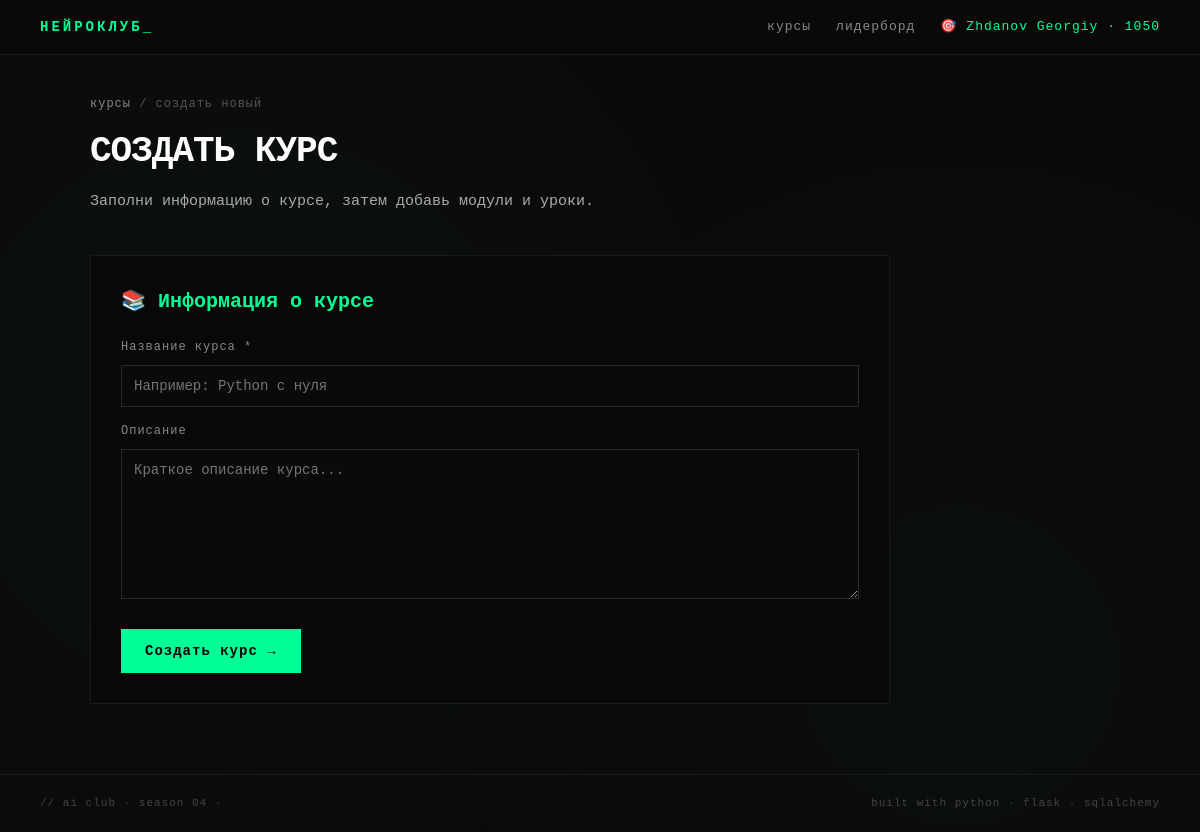
The page /create-course (signed in) on the database its author committed.
### models.py (models this page shows, shortened)
class User(Base):
    __tablename__ = "users"
    id = Column(Integer, primary_key=True)
    username = Column(String(50), unique=True, nullable=False, index=True)
    password_hash = Column(String(255), nullable=False)
    avatar = Column(String(50), default="🤖")
    elo_rating = Column(Float, default=1000.0)
    created_at = Column(DateTime, default=datetime.utcnow)
    courses = relationship("Course", back_populates="author")

### app.py (the view)
@app.route("/create-course")
@login_required
def create_course_page():
    return render_template("create_course.html", user=current_user())

### app.py (called while the page is built)
def login_required(f):
    @wraps(f)
    def wrapper(*args, **kwargs):
        if "user_id" not in session:
            return redirect(url_for("index"))
        return f(*args, **kwargs)
    return wrapper

def current_user():
    if "user_id" not in session:
        return None
    db = SessionLocal()
    u = db.query(User).filter(User.id == session["user_id"]).first()
    db.close()
    return u

### templates/create_course.html (shortened to what this page needs)
{% extends "base.html" %}
{% block content %}
<div class="page-header">
    <div class="crumb"><a href="/courses">курсы</a> / создать новый</div>
    <h1>СОЗДАТЬ КУРС</h1>
    <p class="desc">Заполни информацию о курсе, затем добавь модули и уроки.</p>
</div>
<div class="create-form">
    <div class="form-section">
        <h2>📚 Информация о курсе</h2>
        <form id="courseForm">
            <label>Название курса *</label>
            <input type="text" id="courseTitle" placeholder="Например: Python с нуля" required>
            <label>Описание</label>
            <textarea id="courseDesc" placeholder="Краткое описание курса..." rows="3"></textarea>
            <button type="submit" class="btn-primary">Создать курс →</button>
        </form>
    </div>
</div>
{% endblock %}

### templates/base.html (shortened to what this page needs)
<!DOCTYPE html>
<html lang="ru">
<head>
    <link rel="stylesheet" href="{{ url_for('static', filename='style.css') }}">
</head>
<body>
    <nav class="topnav">
        <a href="/" class="nav-logo">НЕЙРОКЛУБ<span class="blink">_</span></a>
        <div class="nav-links">
            <a href="/courses" class="nav-link">курсы</a>
            <a href="/leaderboard" class="nav-link">лидерборд</a>
            {% if user %}
                <a href="/profile" class="nav-link nav-user">{{ user.avatar }} {{ user.username }} · {{ "%.0f"|format(user.elo_rating) }}</a>
            {% else %}
                <a href="/" class="nav-link nav-enter">→ войти</a>
            {% endif %}
        </div>
    </nav>
    <main class="page">
        {% block content %}{% endblock %}
    </main>
    <footer class="footer">
        <div>// ai club · season 04 · {{ now_year }}</div>
        <div>built with python · flask · sqlalchemy</div>
    </footer>
</body>
</html>

### static/style.css (style rules this page uses)
* { box-sizing: border-box; margin: 0; padding: 0; }
body { background: #0a0a0a; background-image: radial-gradient(circle at 20% 50%, rgba(0, 255, 150, 0.03) 0%, transparent 50%), radial-gradient(circle at 80% 80%, rgba(0, 255, 150, 0.02) 0%, transparent 50%); background-attachment: fixed; color: #e0e0e0; font-family: 'JetBrains Mono', 'Fira Code', 'Courier New', monospace; min-height: 100vh; line-height: 1.6; display: flex; flex-direction: column; align-items: stretch; justify-content: flex-start; padding: 0; }
.blink { animation: blink 1s infinite; }
h1 { font-size: 42px; font-weight: 700; line-height: 1.2; margin-bottom: 25px; color: #fff; letter-spacing: -1px; }
.desc { color: #aaa; line-height: 1.8; margin-bottom: 40px; max-width: 700px; font-size: 15px; }
.topnav { position: sticky; top: 0; z-index: 100; display: flex; justify-content: space-between; align-items: center; padding: 16px 40px; background: rgba(10, 10, 10, 0.95); border-bottom: 1px solid #1a1a1a; backdrop-filter: blur(10px); }
.nav-logo { font-size: 14px; color: #00ff96; letter-spacing: 3px; text-decoration: none; font-weight: bold; }
.nav-links { display: flex; gap: 25px; align-items: center; }
.nav-link { color: #888; text-decoration: none; font-size: 13px; letter-spacing: 1px; transition: color 0.2s; }
.nav-user { color: #00ff96; }
.page { max-width: 1100px; margin: 0 auto; padding: 40px; min-height: calc(100vh - 140px); }
.page-header { margin-bottom: 40px; }
.crumb { font-size: 12px; color: #555; letter-spacing: 1px; margin-bottom: 15px; }
.crumb a { color: #888; text-decoration: none; }
.page-header h1 { font-size: 36px; margin-bottom: 15px; }
.footer { border-top: 1px solid #1a1a1a; padding: 20px 40px; display: flex; justify-content: space-between; font-size: 11px; color: #444; letter-spacing: 1px; }
textarea { width: 100%; min-height: 150px; background: #050505; border: 1px solid #2a2a2a; color: #e0e0e0; padding: 15px; font-family: inherit; font-size: 14px; resize: vertical; }
.topnav, .footer { flex-shrink: 0; }
.page { flex: 1 0 auto; width: 100%; max-width: 1100px; margin: 0 auto; padding: 40px; min-height: unset; }
.create-form { max-width: 800px; }
.form-section { border: 1px solid #1a1a1a; padding: 30px; margin-bottom: 30px; background: #080808; }
.form-section h2 { font-size: 20px; color: #00ff96; margin-bottom: 20px; }
.create-form label { display: block; color: #888; font-size: 12px; letter-spacing: 1px; margin-bottom: 8px; margin-top: 15px; }
.create-form input, .create-form textarea, .create-form select { width: 100%; background: #0a0a0a; border: 1px solid #2a2a2a; color: #fff; padding: 12px; font-family: inherit; font-size: 14px; }
.btn-primary { background: #00ff96; color: #000; border: none; padding: 14px 24px; font-family: inherit; font-weight: bold; cursor: pointer; font-size: 14px; letter-spacing: 1px; margin-top: 20px; text-decoration: none; display: inline-block; }

### rows shown on the page
User: avatar "🎯", username "Zhdanov Georgiy", elo_rating "1050"
